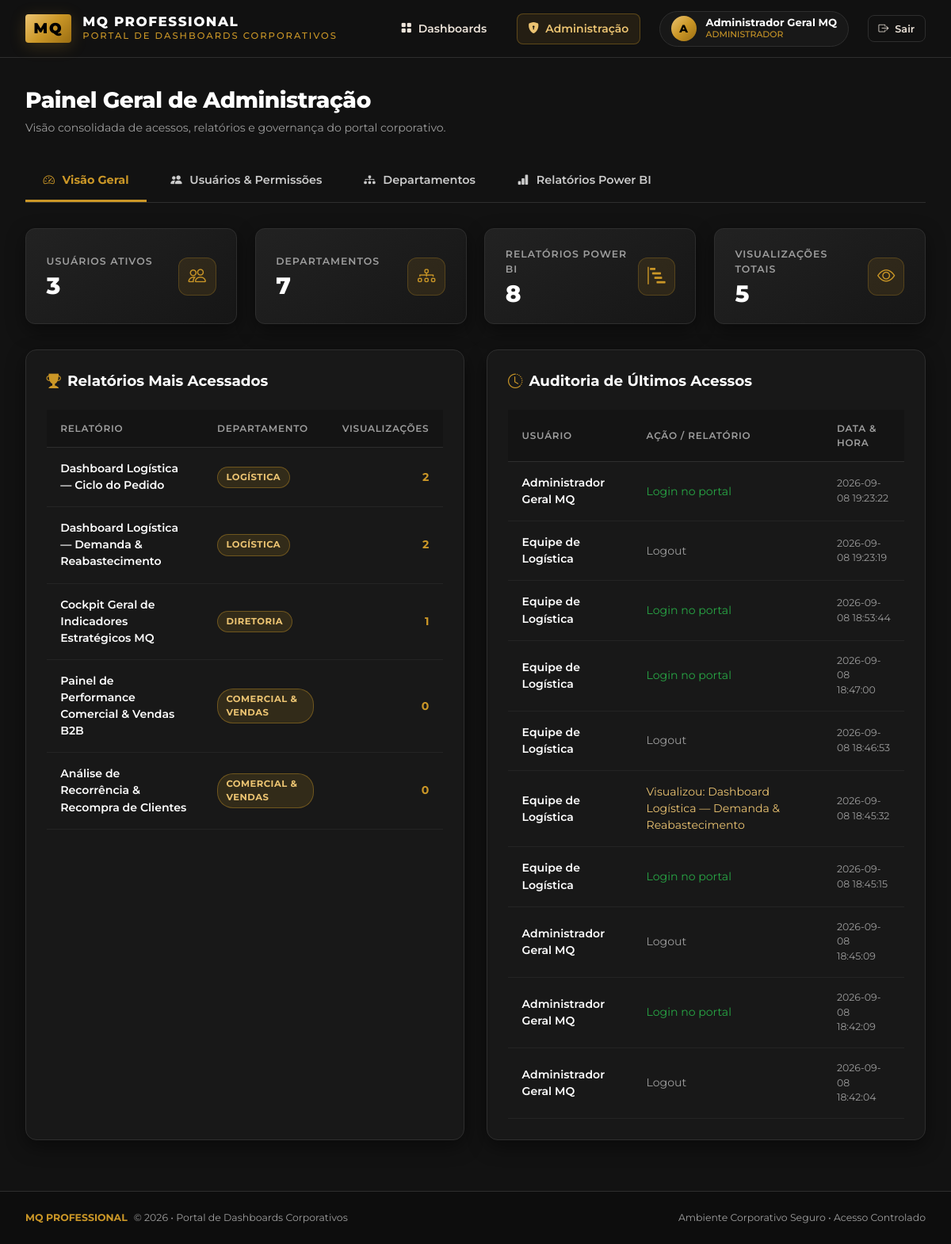
Page /admin (signed in) on the earlier database version.
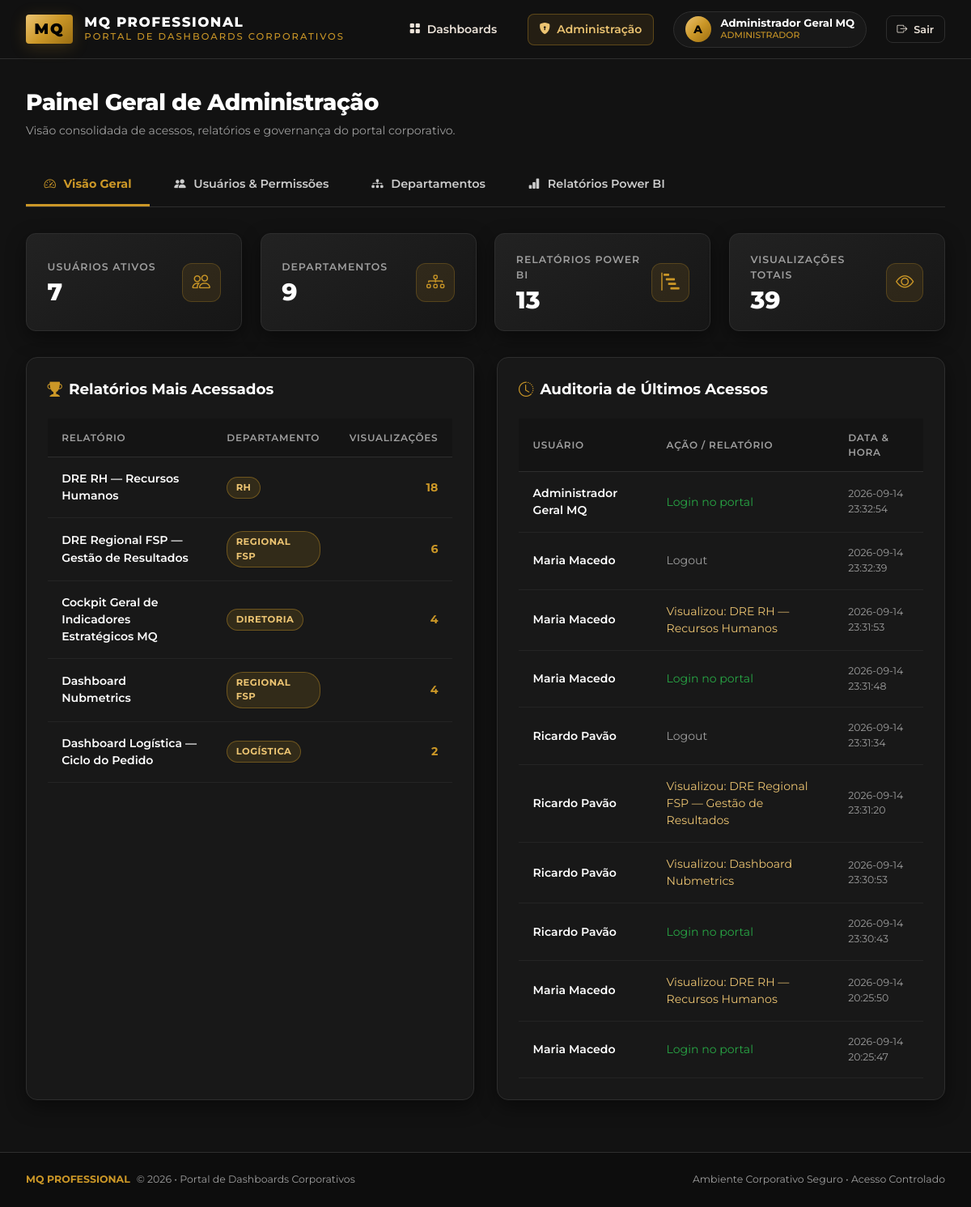
Same page on the later database version.
### tables this page shows
CREATE TABLE reports (
        id INTEGER PRIMARY KEY AUTOINCREMENT,
        title TEXT NOT NULL,
        description TEXT,
        department_id INTEGER NOT NULL,
        embed_url TEXT NOT NULL,
        icon TEXT DEFAULT 'bi-bar-chart-line',
        is_public INTEGER DEFAULT 0, -- 1 se visível para todos os usuários logados
        display_order INTEGER DEFAULT 0,
        active INTEGER DEFAULT 1,
        created_at DATETIME DEFAULT CURRENT_TIMESTAMP,
        FOREIGN KEY (department_id) REFERENCES departments (id) ON DELETE CASCADE
    );

CREATE TABLE access_logs (
        id INTEGER PRIMARY KEY AUTOINCREMENT,
        user_id INTEGER,
        report_id INTEGER,
        action TEXT NOT NULL,
        ip_address TEXT,
        created_at DATETIME DEFAULT CURRENT_TIMESTAMP,
        FOREIGN KEY (user_id) REFERENCES users (id) ON DELETE SET NULL,
        FOREIGN KEY (report_id) REFERENCES reports (id) ON DELETE SET NULL
    );

CREATE TABLE users (
        id INTEGER PRIMARY KEY AUTOINCREMENT,
        username TEXT UNIQUE NOT NULL,
        name TEXT NOT NULL,
        email TEXT,
        password_hash TEXT NOT NULL,
        role TEXT DEFAULT 'user', -- 'admin' ou 'user'
        department_id INTEGER,
        active INTEGER DEFAULT 1,
        created_at DATETIME DEFAULT CURRENT_TIMESTAMP,
        FOREIGN KEY (department_id) REFERENCES departments (id) ON DELETE SET NULL
    );

### app.py (the view)
@app.route('/admin')
@admin_required
def admin_dashboard():
    stats = get_stats()
    return render_template('admin/dashboard.html', stats=stats)

### app.py (called while the page is built)
def admin_required(f):
    @wraps(f)
    def decorated_function(*args, **kwargs):
        if 'user_id' not in session:
            flash('Por favor, faça login para acessar esta área.', 'warning')
            return redirect(url_for('login', next=request.url))
        if session.get('role') != 'admin':
            flash('Acesso restrito. Você não possui privilégios de Administrador.', 'danger')
            return redirect(url_for('portal'))
        return f(*args, **kwargs)
    return decorated_function

@app.context_processor
def inject_globals():
    return {
        'current_user': {
            'id': session.get('user_id'),
            'username': session.get('username'),
            'name': session.get('name'),
            'role': session.get('role'),
            'is_admin': session.get('role') == 'admin'
        } if 'user_id' in session else None,
        'resolve_url': resolve_embed_url
    }

### database.py (called while the page is built)
def get_db():
    conn = sqlite3.connect(Config.DATABASE)
    conn.row_factory = sqlite3.Row
    conn.execute("PRAGMA foreign_keys = ON;")
    return conn

### templates/admin/dashboard.html (shortened to what the changed rows need)
{% extends "base.html" %}
{% block extra_css %}
<link rel="stylesheet" href="{{ url_for('static', filename='css/admin.css') }}">
{% endblock %}
{% block content %}
<div class="admin-header">
    <div class="admin-title-group">
        <h1>Painel Geral de Administração</h1>
    </div>
</div>
<div class="admin-metrics-grid">
    <div class="metric-card">
        <div class="metric-info">
            <h4>Usuários Ativos</h4>
            <div class="metric-num">{{ stats.total_users }}</div>
        </div>
    </div>
    <div class="metric-card">
        <div class="metric-info">
            <h4>Departamentos</h4>
            <div class="metric-num">{{ stats.total_departments }}</div>
        </div>
    </div>
    <div class="metric-card">
        <div class="metric-info">
            <h4>Relatórios Power BI</h4>
            <div class="metric-num">{{ stats.total_reports }}</div>
        </div>
    </div>
    <div class="metric-card">
        <div class="metric-info">
            <h4>Visualizações Totais</h4>
            <div class="metric-num">{{ stats.total_views }}</div>
        </div>
    </div>
</div>
<div style="display: grid; grid-template-columns: 1fr 1fr; gap: 1.8rem;">
    <div class="admin-card">
        <div class="mq-table-responsive">
            <table class="mq-table">
                <thead>
                    <tr>
                        <th>Relatório</th>
                        <th>Departamento</th>
                        <th style="text-align: right;">Visualizações</th>
                    </tr>
                </thead>
                <tbody>
                    {% for item in stats.most_viewed %}
                    <tr>
                        <td style="font-weight: 600; color: var(--mq-white);">{{ item.title }}</td>
                        <td>
                            <span class="mq-badge mq-badge-gold">{{ item.department_name }}</span>
                        </td>
                        <td style="text-align: right; font-weight: 700; color: var(--mq-gold);">
                            {{ item.views }}
                        </td>
                    </tr>
                    {% else %}
                    <tr>
                        <td colspan="3" style="text-align: center; color: var(--mq-gray-muted);">Nenhum acesso registrado ainda.</td>
                    </tr>
                    {% endfor %}
                </tbody>
            </table>
        </div>
    </div>
    <div class="admin-card">
        <div class="mq-table-responsive">
            <table class="mq-table">
                <thead>
                    <tr>
                        <th>Usuário</th>
                        <th>Ação / Relatório</th>
                        <th>Data & Hora</th>
                    </tr>
                </thead>
                <tbody>
                    {% for log in stats.recent_logs %}
                    <tr>
                        <td style="font-weight: 600; color: var(--mq-white);">{{ log.user_name or log.username or 'Anônimo' }}</td>
                        <td>
                            {% if log.action == 'view_report' %}
                                <span style="color: var(--mq-gold-light);">Visualizou: {{ log.report_title or 'Relatório' }}</span>
                            {% elif log.action == 'login' %}
                                <span style="color: var(--mq-success);">Login no portal</span>
                            {% elif log.action == 'logout' %}
                                <span style="color: var(--mq-gray-muted);">Logout</span>
                            {% else %}
                                <span>{{ log.action }}</span>
                            {% endif %}
                        </td>
                        <td style="color: var(--mq-gray-muted); font-size: 0.78rem;">{{ log.created_at }}</td>
                    </tr>
                    {% else %}
                    <tr>
                        <td colspan="3" style="text-align: center; color: var(--mq-gray-muted);">Nenhum log registrado.</td>
                    </tr>
                    {% endfor %}
                </tbody>
            </table>
        </div>
    </div>
</div>
{% endblock %}

Differences in the rows shown:
no longer on this page (row unchanged): reports: title "Dashboard Logística — Demanda & Reabastecimento", department_name "LOGÍSTICA", views "2"
no longer on this page (row unchanged): reports: title "Painel de Performance Comercial & Vendas B2B", department_name "COMERCIAL & VENDAS", views "0"
no longer on this page (row unchanged): reports: title "Análise de Recorrência & Recompra de Clientes", department_name "COMERCIAL & VENDAS", views "0"
no longer on this page (row unchanged): access_logs: name "Administrador Geral MQ", action "Login no portal", created_at "2026-09-08 19:23:22"
no longer on this page (row unchanged): access_logs: name "Equipe de Logística", action "Logout", created_at "2026-09-08 19:23:19"
no longer on this page (row unchanged): access_logs: name "Equipe de Logística", action "Login no portal", created_at "2026-09-08 18:53:44"
no longer on this page (row unchanged): access_logs: name "Equipe de Logística", action "Login no portal", created_at "2026-09-08 18:47:00"
no longer on this page (row unchanged): access_logs: name "Equipe de Logística", action "Logout", created_at "2026-09-08 18:46:53"
no longer on this page (row unchanged): access_logs: name "Equipe de Logística", title "Dashboard Logística — Demanda & Reabastecimento", created_at "2026-09-08 18:45:32"
no longer on this page (row unchanged): access_logs: name "Equipe de Logística", action "Login no portal", created_at "2026-09-08 18:45:15"
no longer on this page (row unchanged): access_logs: name "Administrador Geral MQ", action "Logout", created_at "2026-09-08 18:45:09"
no longer on this page (row unchanged): access_logs: name "Administrador Geral MQ", action "Login no portal", created_at "2026-09-08 18:42:09"
no longer on this page (row unchanged): access_logs: name "Administrador Geral MQ", action "Logout", created_at "2026-09-08 18:42:04"
added reports: title "DRE RH — Recursos Humanos", department_name "RH", views "18"
added reports: title "DRE Regional FSP — Gestão de Resultados", department_name "REGIONAL FSP", views "6"
shown differently, row unchanged: reports "Cockpit Geral de Indicadores Estratégicos MQ": views "1" → "4"; moves up the list
added reports: title "Dashboard Nubmetrics", department_name "REGIONAL FSP", views "4"
added access_logs: name "Administrador Geral MQ", action "Login no portal", created_at "2026-09-14 23:32:54"
added access_logs: name "Maria Macedo", action "Logout", created_at "2026-09-14 23:32:39"
added access_logs: name "Maria Macedo", title "DRE RH — Recursos Humanos", created_at "2026-09-14 23:31:53"
added access_logs: name "Maria Macedo", action "Login no portal", created_at "2026-09-14 23:31:48"
added access_logs: name "Ricardo Pavão", action "Logout", created_at "2026-09-14 23:31:34"
added access_logs: name "Ricardo Pavão", title "DRE Regional FSP — Gestão de Resultados", created_at "2026-09-14 23:31:20"
added access_logs: name "Ricardo Pavão", title "Dashboard Nubmetrics", created_at "2026-09-14 23:30:53"
added access_logs: name "Ricardo Pavão", action "Login no portal", created_at "2026-09-14 23:30:43"
added access_logs: name "Maria Macedo", title "DRE RH — Recursos Humanos", created_at "2026-09-14 20:25:50"
added access_logs: name "Maria Macedo", action "Login no portal", created_at "2026-09-14 20:25:47"
Other differences:
{{ stats.total_users }}: "3" → "7"
{{ stats.total_departments }}: "7" → "9"
{{ stats.total_reports }}: "8" → "13"
{{ stats.total_views }}: "5" → "39"
